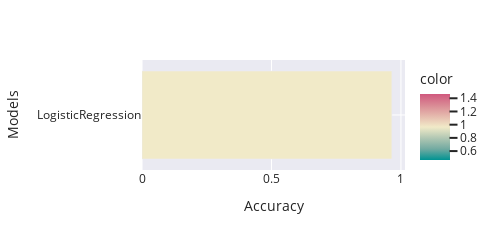

The code cell stored with this chart in its notebook:
### Code cell
fig=px.bar(x=results.iloc[:7,0].values , y=models,orientation="h",color=results["accuracy"].iloc[0:7],color_continuous_scale="tealrose",template="seaborn")
fig.update_layout(width=500,height=250,xaxis=dict(title="Accuracy"),
                                       yaxis=dict(title="Models"))
fig.show()

### Figure 1 — Plotly figure (JSON) as saved in the notebook; plotly's stock layout.template omitted (floating-point values rounded to 4 significant figures)
{"data": [{"hovertemplate": "x=%{x}<br>y=%{y}<br>color=%{marker.color}<extra></extra>", "legendgroup": "", "marker": {"color": [0.9649], "coloraxis": "coloraxis", "pattern": {"shape": ""}}, "name": "", "orientation": "h", "showlegend": false, "textposition": "auto", "type": "bar", "x": [0.9649], "xaxis": "x", "y": ["LogisticRegression"], "yaxis": "y"}], "layout": {"barmode": "relative", "coloraxis": {"colorbar": {"title": {"text": "color"}}, "colorscale": [[0, "rgb(0, 147, 146)"], [0.1667, "rgb(114, 170, 161)"], [0.3333, "rgb(177, 199, 179)"], [0.5, "rgb(241, 234, 200)"], [0.6667, "rgb(229, 185, 173)"], [0.8333, "rgb(217, 137, 148)"], [1, "rgb(208, 88, 126)"]]}, "height": 250, "legend": {"tracegroupgap": 0}, "margin": {"t": 60}, "width": 500, "xaxis": {"anchor": "y", "domain": [0, 1], "title": {"text": "Accuracy"}}, "yaxis": {"anchor": "x", "domain": [0, 1], "title": {"text": "Models"}}}}
